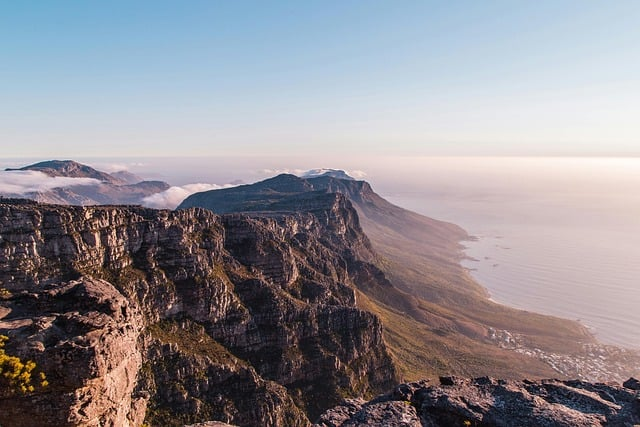
#> input picture edge detection soble/image.jpg, 640 x 427 px
$ python index.py
#> lines starting #> are read from the running program, lines starting #| are printed output that depends on the picture
import cv2 as cv
import matplotlib.pyplot as plt

#define a var for image read
image = cv.imread("image.jpg", cv.IMREAD_GRAYSCALE)
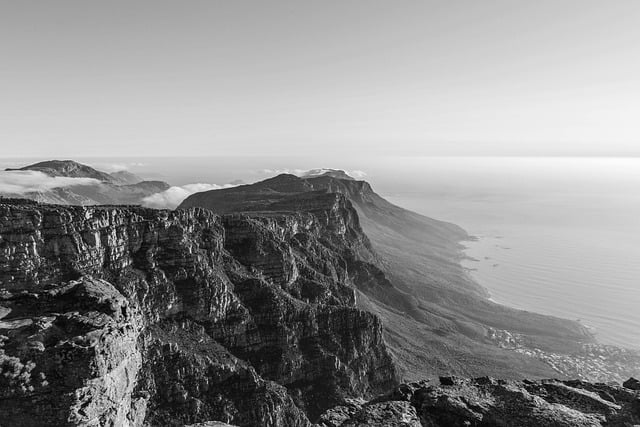
#> image: shape (427, 640); min 0, max 254, mean 141.9

#edge detection use sobel alghoritms
sobel_x = cv.Sobel(image, cv.CV_64F, 1, 0, 3)
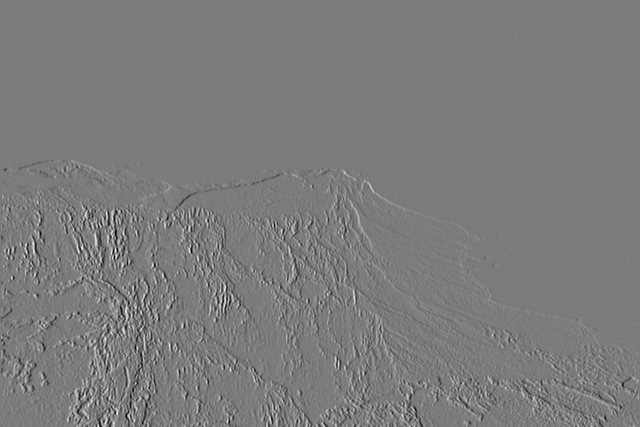
#> sobel_x: shape (427, 640) float64; min -799, max 847, mean 1; drawn with min black and max white
sobel_y = cv.Sobel(image, cv.CV_64F, 0, 1, 3)
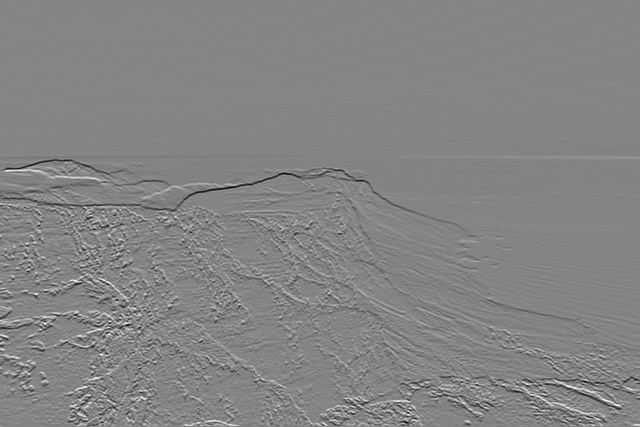
#> sobel_y: shape (427, 640) float64; min -804, max 740, mean -2; drawn with min black and max white

# use magnitude method for combind sobelx and sobely
combind_edge = cv.magnitude(sobel_x, sobel_y)
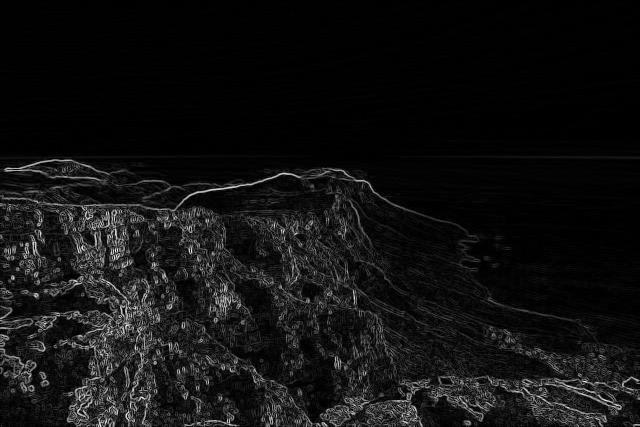
#> combind_edge: shape (427, 640) float64; min 0, max 861.1, mean 61.1; drawn with min black and max white

#shows edge detection
# - close the current plot
plt.close()

# - create subplots the 1 area
# 121 => 1. environment - 2. divition - 1. one th area
plt.subplot(121)

# choice the title for plots
plt.title("Orginal Image")

# shows plt
# cmap = 'gray' => this images for reads a grayscale also print grayscale
plt.imshow(image, cmap='gray')

# hide the axis for plt
plt.axis("off")

# - create subplots the 1 area
# 121 => 1. environment - 2. divition - 2. one th area
plt.subplot(122)

# choice the title for plots
plt.title("Edges Image")

# shows plt
# cmap = 'gray' => this images for reads a grayscale also print grayscale
plt.imshow(combind_edge, cmap='gray')

# hide the axis for plt
plt.axis("off")

plt.show()
